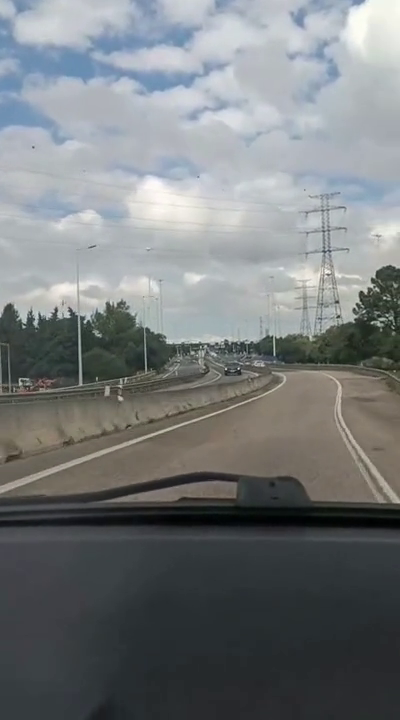
#> input picture frame 164 of portagem.mp4, 400 x 720 px, given in place of centro.mp4, which was not available
$ python saver.py
#> lines starting #> are read from the running program, lines starting #| are printed output that depends on the picture
import cv2
import os

VIDEO_PATH = "centro.mp4"
OUTPUT_DIR = "frames"

if not os.path.exists(OUTPUT_DIR):
    os.makedirs(OUTPUT_DIR)

cap = cv2.VideoCapture(VIDEO_PATH)

frame_id = 0
saved = 0

while cap.isOpened():
    ret, frame = cap.read()
#> frame is the input picture: shape (720, 400, 3); mean B, G, R 123.7, 122.2, 118.3
    if not ret:
        break

    # Mostrar o frame
    frame_resized = cv2.resize(frame, (640, 480))
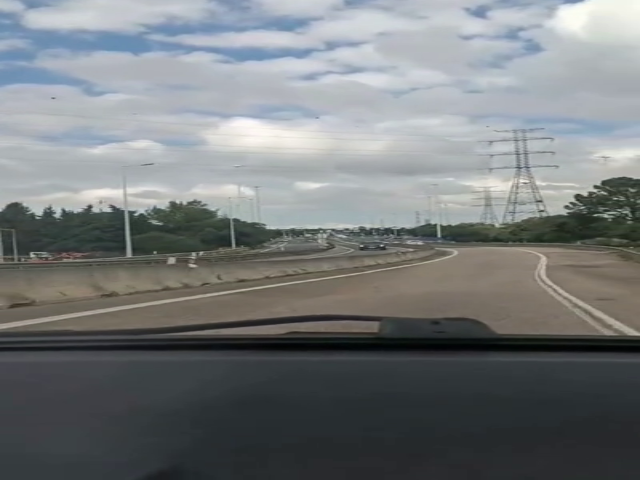
#> frame_resized: shape (480, 640, 3); mean B, G, R 123.7, 122.2, 118.2
    cv2.imshow("Video - Pressiona ENTER para guardar o frame", frame_resized)

    key = cv2.waitKey(0)
#> (key q is pressed here)

    if key == 13:  # ENTER
        nome = f"{saved:05d}.jpg"
        path = os.path.join(OUTPUT_DIR, nome)
        cv2.imwrite(path, frame)
        print(f"Guardado: {path}")
        saved += 1

    elif key == ord('q'):
        break

    frame_id += 1

cap.release()
cv2.destroyAllWindows()
print("Processo concluído.")

$ run again, starting later in the video
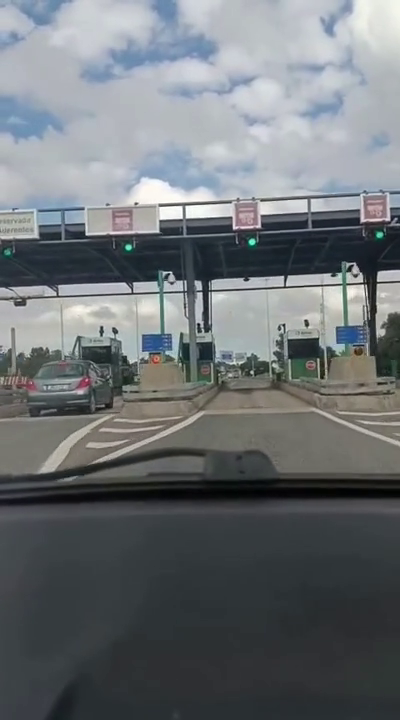
#> input picture frame 742 of portagem.mp4, 400 x 720 px, given in place of centro.mp4, which was not available
#> frame is the input picture: shape (720, 400, 3); mean B, G, R 116.9, 113.7, 108.9
#> `frame_resized = cv2.resize(frame, (640, 480))`:
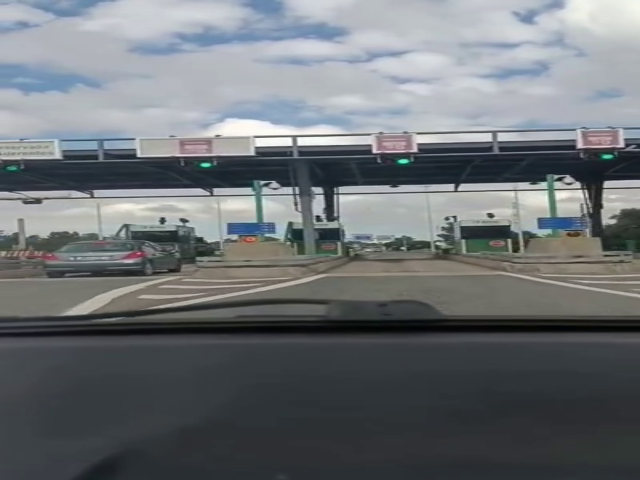
#> frame_resized: shape (480, 640, 3); mean B, G, R 116.9, 113.6, 108.9

$ run again, starting later in the video
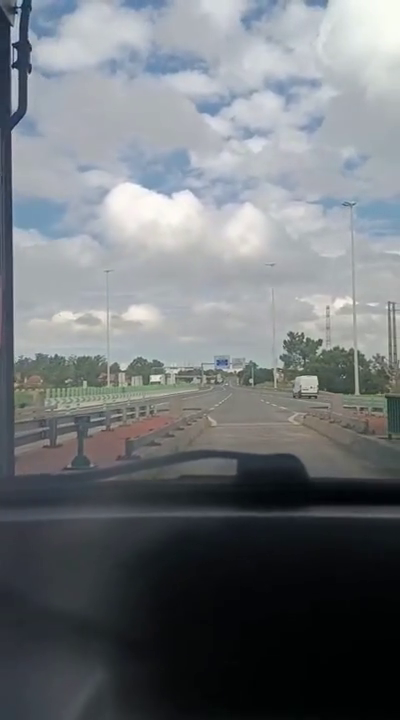
#> input picture frame 1319 of portagem.mp4, 400 x 720 px, given in place of centro.mp4, which was not available
#> frame is the input picture: shape (720, 400, 3); mean B, G, R 120.3, 116.3, 111.7
#> `frame_resized = cv2.resize(frame, (640, 480))`:
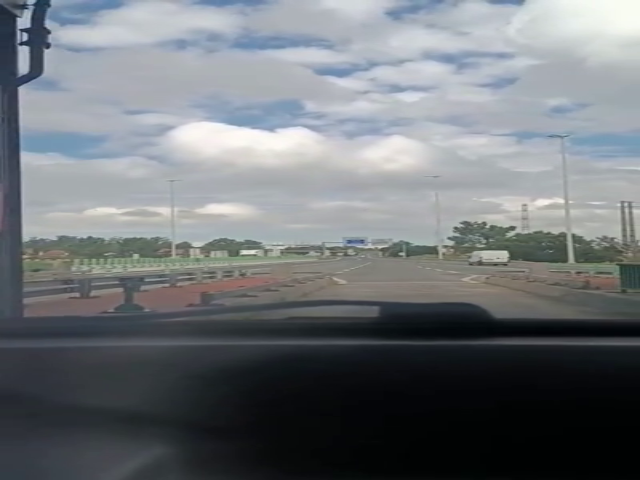
#> frame_resized: shape (480, 640, 3); mean B, G, R 120.2, 116.2, 111.7
